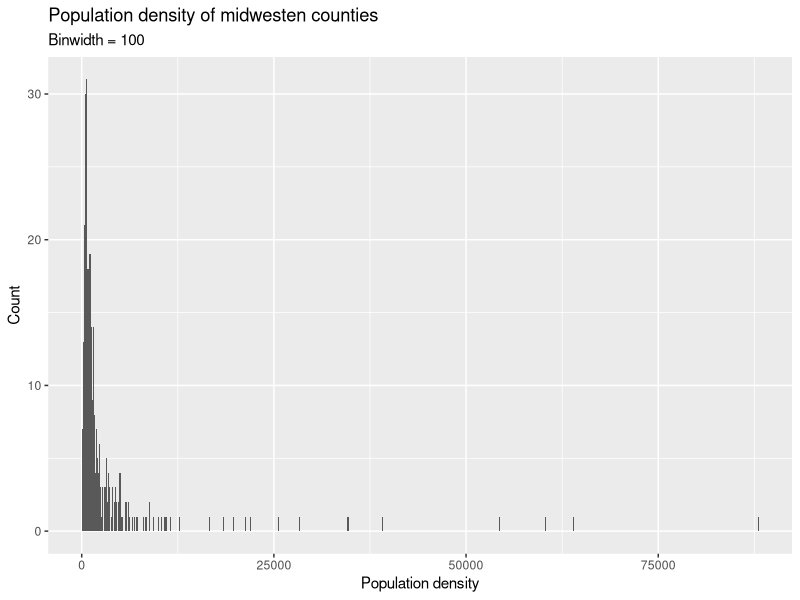
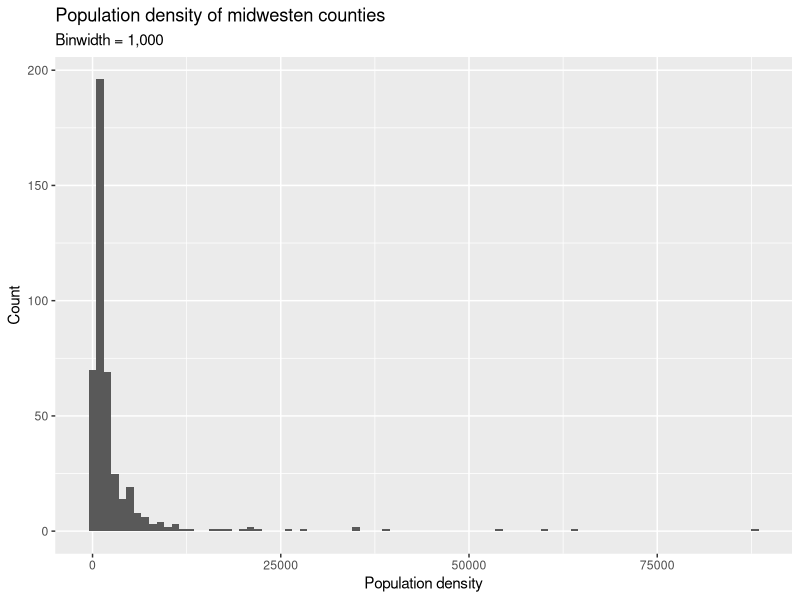
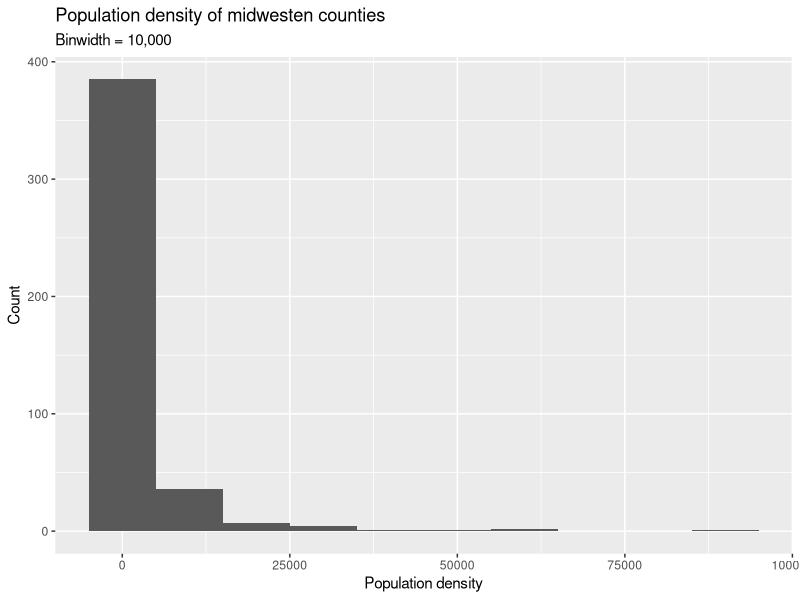
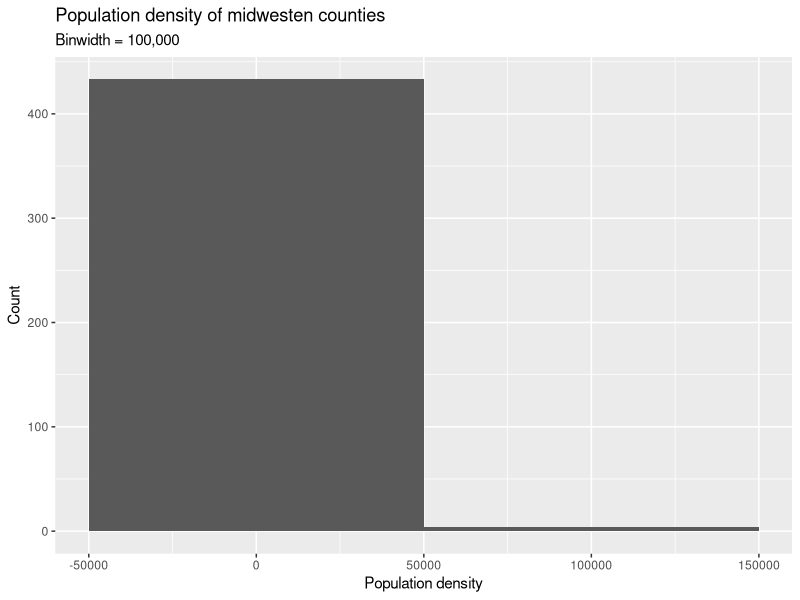
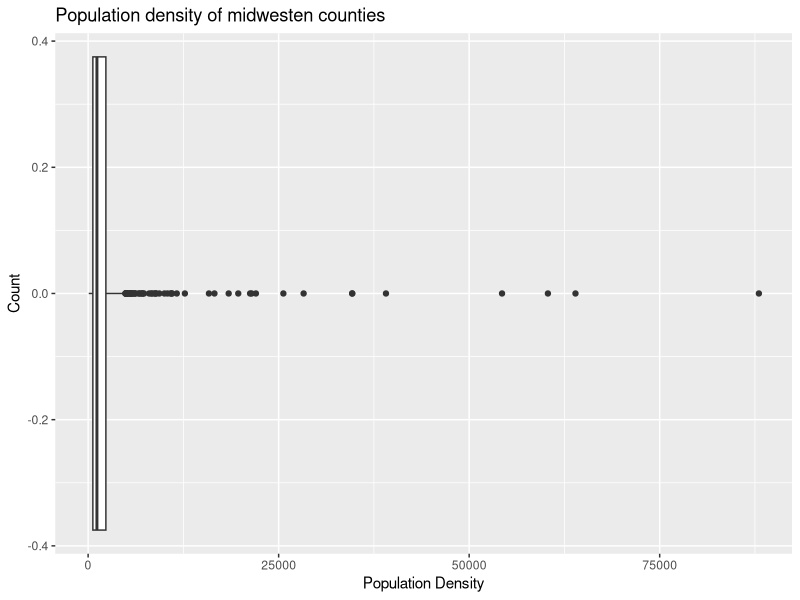
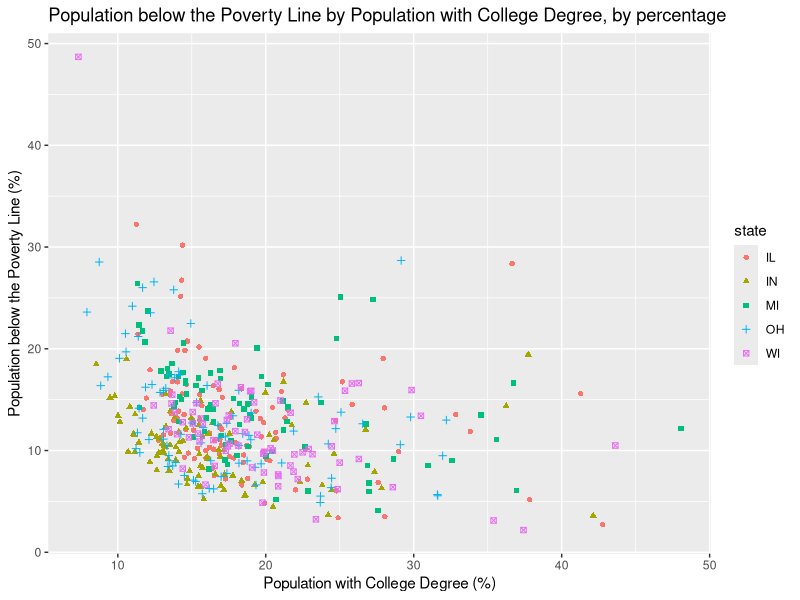
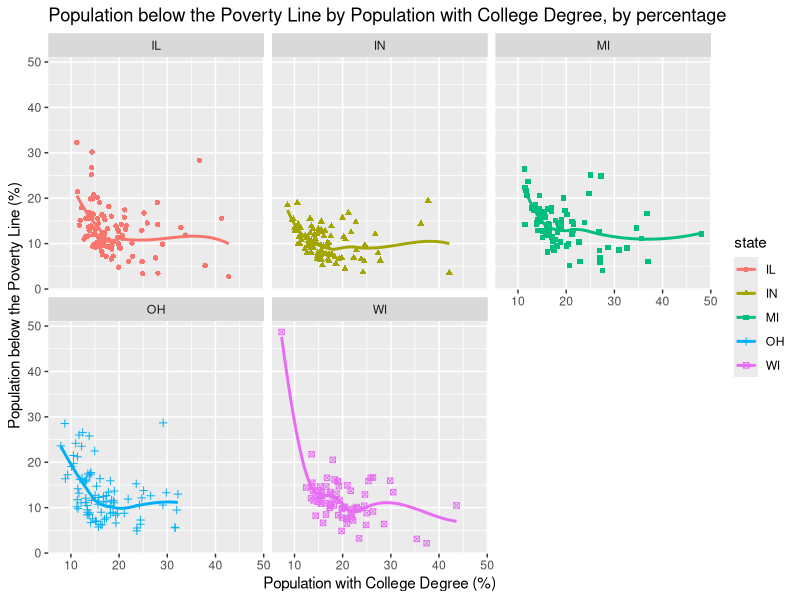
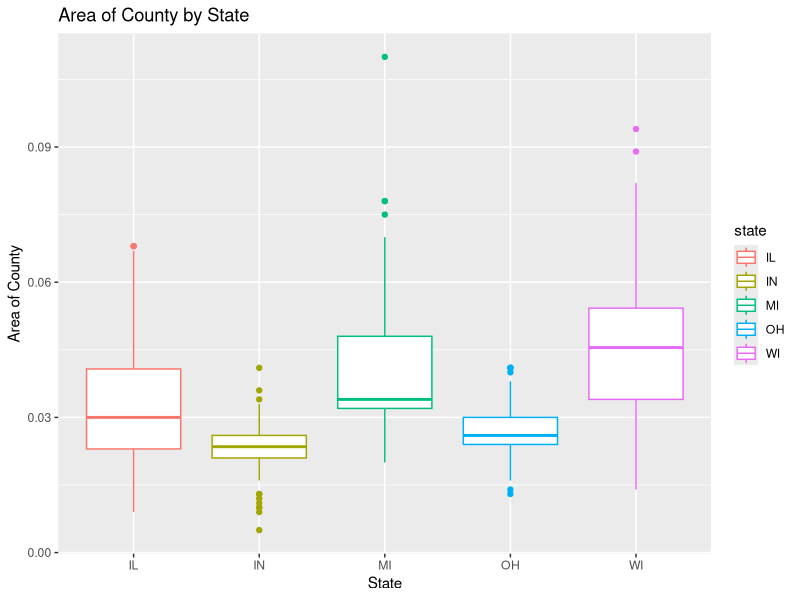

These charts were generated, in order, by the following R code:
## ---- chunk 1
library(tidyverse)
library(scales)
## ---- chunk 2
ggplot(midwest, aes(x = popdensity)) +
  geom_histogram(binwidth = 100) +
  labs(
    x = "Population density",
    y = "Count",
    title = "Population density of midwesten counties",
    subtitle = "Binwidth = 100"
  )
ggplot(midwest, aes(x = popdensity)) +
  geom_histogram(binwidth = 1000) +
  labs(
    x = "Population density",
    y = "Count",
    title = "Population density of midwesten counties",
    subtitle = "Binwidth = 1,000"
  )
ggplot(midwest, aes(x = popdensity)) +
  geom_histogram(binwidth = 10000) +
  labs(
    x = "Population density",
    y = "Count",
    title = "Population density of midwesten counties",
    subtitle = "Binwidth = 10,000"
  )
ggplot(midwest, aes(x = popdensity)) +
  geom_histogram(binwidth = 100000) +
  labs(
    x = "Population density",
    y = "Count",
    title = "Population density of midwesten counties",
    subtitle = "Binwidth = 100,000"
  )

## ---- chunk 3
ggplot(midwest, aes(x = popdensity)) +
  geom_boxplot() +
  labs(
    title = "Population density of midwesten counties",
    x = "Population Density",
    y = "Count",
  )
## ---- chunk 4
ggplot(midwest, aes(x = percollege, y = percbelowpoverty, colour = state, shape = state )) +
  geom_point() +
  labs(
    title = "Population below the Poverty Line by Population with College Degree, by percentage",
    x = "Population with College Degree (%)",
    y = "Population below the Poverty Line (%)",
  )
## ---- chunk 5
ggplot(midwest, aes(x = percollege, y = percbelowpoverty, colour = state, shape = state )) +
  geom_point() +
  facet_wrap(~state)+
  geom_smooth(se = FALSE)+
  labs(
    title = "Population below the Poverty Line by Population with College Degree, by percentage",
    x = "Population with College Degree (%)",
    y = "Population below the Poverty Line (%)",
  )

## ---- chunk 6
ggplot(midwest, aes(x = state, y = area, colour = state)) +
  geom_boxplot() +
  labs(
    title = "Area of County by State",
    x = "State",
    y = "Area of County",
  )

## ---- chunk 7
midwest <- midwest |>
  mutate(metro = if_else(inmetro == 1, "Yes", "No"))

ggplot(midwest, aes(x = state, fill = metro))+
  geom_bar()+
  labs(
    title = "Metro Counties vs Non-Metro Counties per State",
    x = "State",
    y = "Proportion",
  )+ scale_y_continuous(label = label_number(scale = 1/100))+
  coord_cartesian(ylim = c(0,100))


  

## ---- chunk 8
ggplot(midwest, aes(x = percollege, y = percbelowpoverty, colour = percwhite)) +
  geom_point(size = 2, alpha = 0.5 ) + 
  facet_wrap(~ state)+
  labs(
    x = "% college educated", 
    y = "% below the poverty line", 
    title = "Poverty vs. College Education by State, with racial composition per county"
  )
